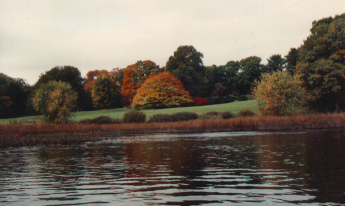
%> input picture Project/Images/autumn.tif, 345 x 206 px
$ octave CannyDetector.m   (GNU Octave 9; MATLAB toolbox functions it lacks are replaced by stand-ins)
%> lines starting %> are read from the running program, lines starting %| are printed output that depends on the picture
% Clear Command Window, Workspace, close all Figures
clc;
clear;
close all;

% Read an image
[filename, filepath] = uigetfile({'*.*'}, 'Select an image', 'C:\Users\admin\Documents\MATLAB\Images');
%> the answer given: ../../Project/Images/autumn.tif
a = imread(fullfile(filepath, filename));
%> a is the input picture: size 206x345x3 uint8; mean R, G, B 119.7, 110.2, 98.9

% Show input image
subplot(2,3,1);
imshow(a); title('Input Image');

% Handle RGB images
if ndims(a) == 3
    a = rgb2gray(a);
%> a: size 206x345 uint8
end

a = imresize(a, [256,256]); % resize the image to whatever size you like
%> a: size 256x256 uint8

% Convert the image into double
a = double(a);
%> a: size 256x256 double

% Value for Thresholding
T_Low = 0.075;
T_High = 0.175;

% Gaussian Filter Coefficient
B = [2, 4, 5, 4, 2; 4, 9, 12, 9, 4;5, 12, 15, 12, 5;4, 9, 12, 9, 4;2, 4, 5, 4, 2 ];
B = 1/159.* B;

% Convolution of image by Gaussian Coefficient
A = conv2(a, B, 'same');

%Filter for horizontal and vertical direction
KGx = [-1, 0, 1; -2, 0, 2; -1, 0, 1];
KGy = [1, 2, 1; 0, 0, 0; -1, -2, -1];

% Convolution by image by horizontal and vertical filter
Filtered_X = conv2(A, KGx, 'same');
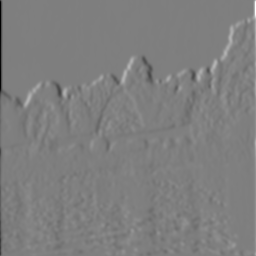
%> Filtered_X: size 256x256 double; min -814.6, max 821.7, mean 0.6; drawn with min black and max white
Filtered_Y = conv2(A, KGy, 'same');
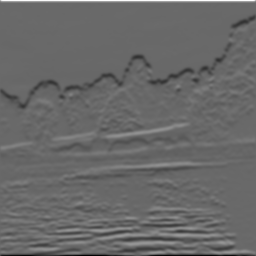
%> Filtered_Y: size 256x256 double; min -589.6, max 837.5, mean -1; drawn with min black and max white

% Calculate directions/orientations
arah = atan2(Filtered_Y, Filtered_X);
arah = arah*180/pi;

pan = size(A,1);
%> pan = 256
leb = size(A,2);
%> leb = 256

% Adjustment for negative directions, making all directions positive
for i=1:pan
    for j=1:leb
        if (arah(i,j)<0)
            arah(i,j)=360+arah(i,j);
        end;
    end;
end;
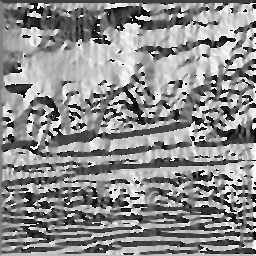
%> arah: size 256x256 double; min 0, max 360, mean 197.8; drawn with min black and max white

arah2 = zeros(pan, leb);

% Adjusting directions to nearest 0, 45, 90, or 135 degree
for i = 1  : pan
    for j = 1 : leb
        if ((arah(i, j) >= 0 ) && (arah(i, j) < 22.5) || (arah(i, j) >= 157.5) && (arah(i, j) < 202.5) || (arah(i, j) >= 337.5) && (arah(i, j) <= 360))
            arah2(i, j) = 0;
        elseif ((arah(i, j) >= 22.5) && (arah(i, j) < 67.5) || (arah(i, j) >= 202.5) && (arah(i, j) < 247.5))
            arah2(i, j) = 45;
        elseif ((arah(i, j) >= 67.5 && arah(i, j) < 112.5) || (arah(i, j) >= 247.5 && arah(i, j) < 292.5))
            arah2(i, j) = 90;
        elseif ((arah(i, j) >= 112.5 && arah(i, j) < 157.5) || (arah(i, j) >= 292.5 && arah(i, j) < 337.5))
            arah2(i, j) = 135;
        end;
    end;
end;
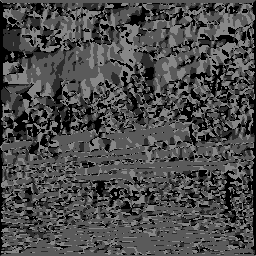
%> arah2: size 256x256 double; min 0, max 135, mean 75.3

subplot(2,3,2);
imagesc(arah2); colorbar;
 title('Image scaled colors');

% Calculate magnitude
magnitude = (Filtered_X.^2) + (Filtered_Y.^2);
magnitude2 = sqrt(magnitude);

BW = zeros(pan, leb);

% Non-Maximum Supression
for i=2:pan-1
    for j=2:leb-1
        if (arah2(i,j)==0)
            BW(i,j) = (magnitude2(i,j) == max([magnitude2(i,j), magnitude2(i,j+1), magnitude2(i,j-1)]));
        elseif (arah2(i,j)==45)
            BW(i,j) = (magnitude2(i,j) == max([magnitude2(i,j), magnitude2(i+1,j-1), magnitude2(i-1,j+1)]));
        elseif (arah2(i,j)==90)
            BW(i,j) = (magnitude2(i,j) == max([magnitude2(i,j), magnitude2(i+1,j), magnitude2(i-1,j)]));
        elseif (arah2(i,j)==135)
            BW(i,j) = (magnitude2(i,j) == max([magnitude2(i,j), magnitude2(i+1,j+1), magnitude2(i-1,j-1)]));
        end;
    end;
end;
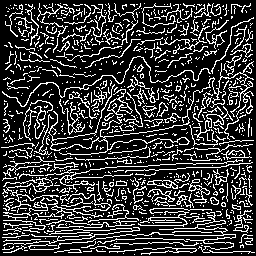
%> BW: size 256x256 double; values 0 (black) and 1 (white), 22.4% white in thin lines or dots

BW = BW .* magnitude2;
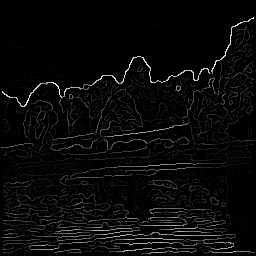
%> BW: size 256x256 double; min 0, max 363.8, mean 13.4; drawn with min black and max white

subplot(2,3,3);
imshow(BW);

% Hysteresis Thresholding
T_Low = T_Low * max(max(BW));
%> T_Low = 27.29
T_High = T_High * max(max(BW));
%> T_High = 63.67

T_res = zeros(pan, leb);

for i = 1  : pan
    for j = 1 : leb
        if (BW(i, j) < T_Low)
            T_res(i, j) = 0;
        elseif (BW(i, j) > T_High)
            T_res(i, j) = 1;
        % Using 8-connected components
        elseif ( BW(i+1,j)>T_High || BW(i-1,j)>T_High || BW(i,j+1)>T_High || BW(i,j-1)>T_High || BW(i-1, j-1)>T_High || BW(i-1, j+1)>T_High || BW(i+1, j+1)>T_High || BW(i+1, j-1)>T_High)
            T_res(i,j) = 1;
        end;
    end;
end;
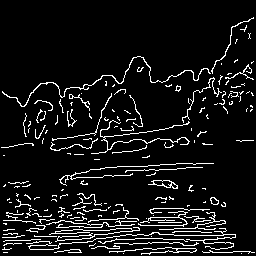
%> T_res: size 256x256 double; values 0 (black) and 1 (white), 8% white in thin lines or dots

edge_final = uint8(T_res.*255);
%> edge_final: size 256x256 uint8; 8% white in thin lines or dots

% Show final edge detection result
subplot(2,3,4);
imshow(edge_final); title('Output Image');

$ run again, on Project/Images/canoe.tif
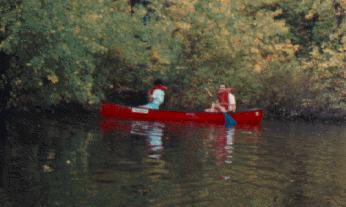
%> input picture Project/Images/canoe.tif, 346 x 207 px
%> after the loop `for i=2:pan-1`:
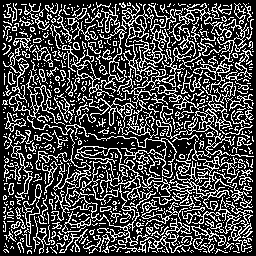
%> BW: size 256x256 double; values 0 (black) and 1 (white), 28.2% white in thin lines or dots
%> T_Low = 38.62
%> T_High = 90.12
%> after the loop `for i = 1  : pan`:
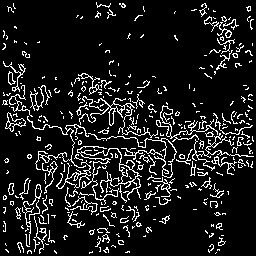
%> T_res: size 256x256 double; values 0 (black) and 1 (white), 11.1% white in thin lines or dots
%> edge_final: size 256x256 uint8; 11.1% white in thin lines or dots
